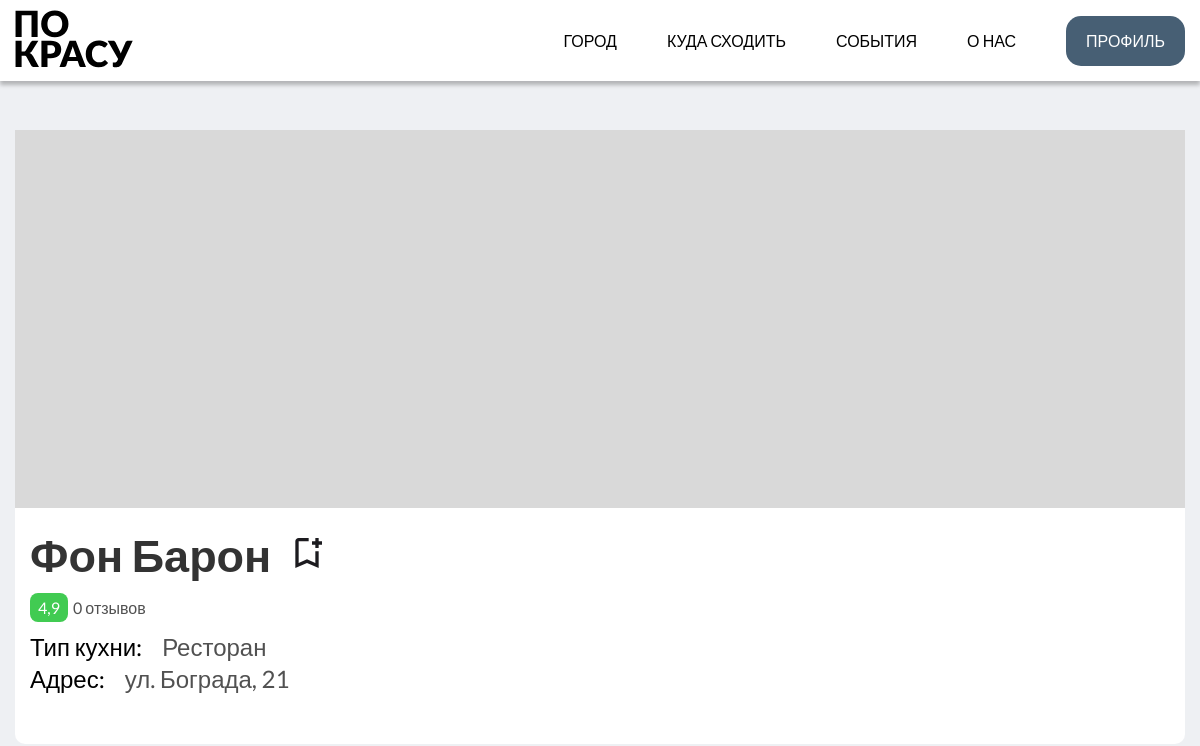
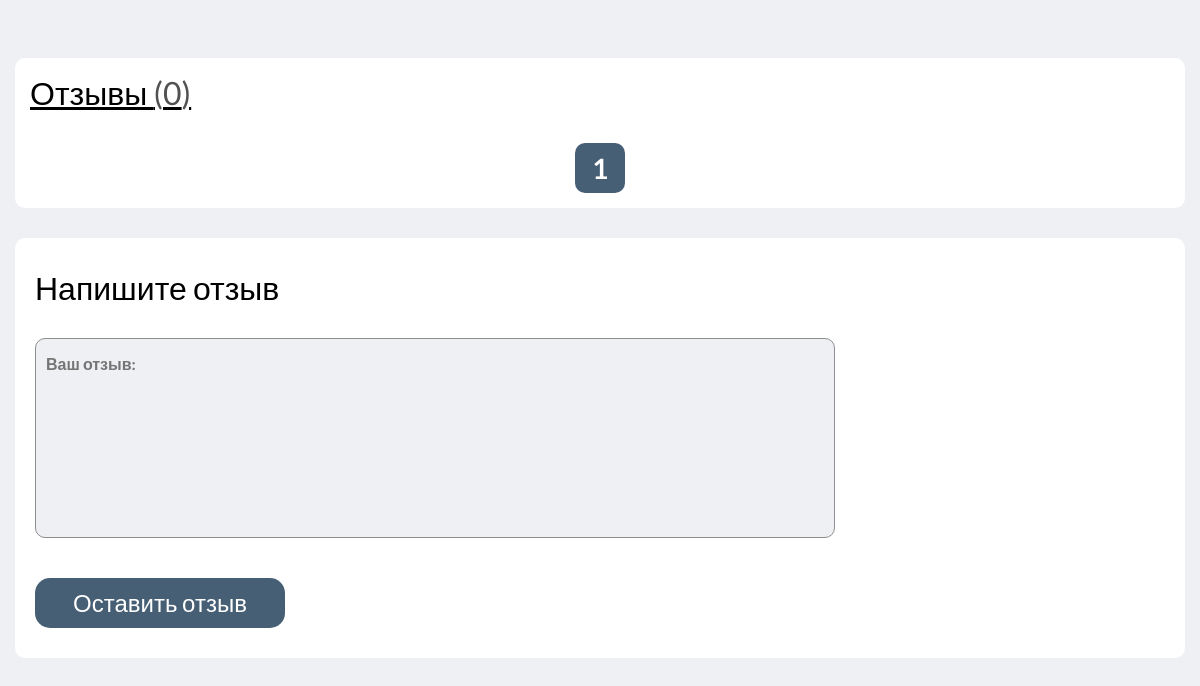
The app's page /restaurants/1/reviews (signed in), older data (2 pictures, top to bottom).
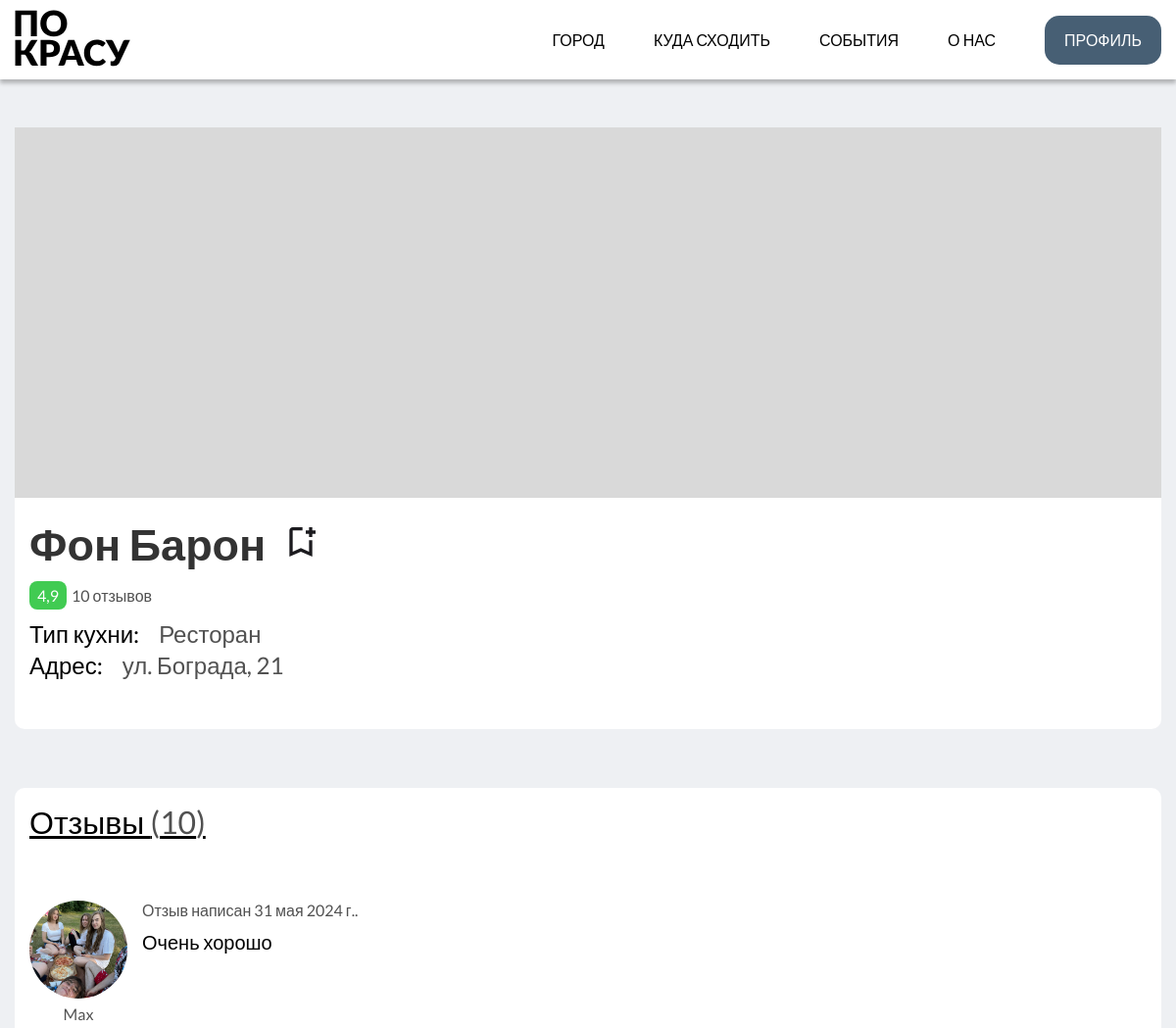
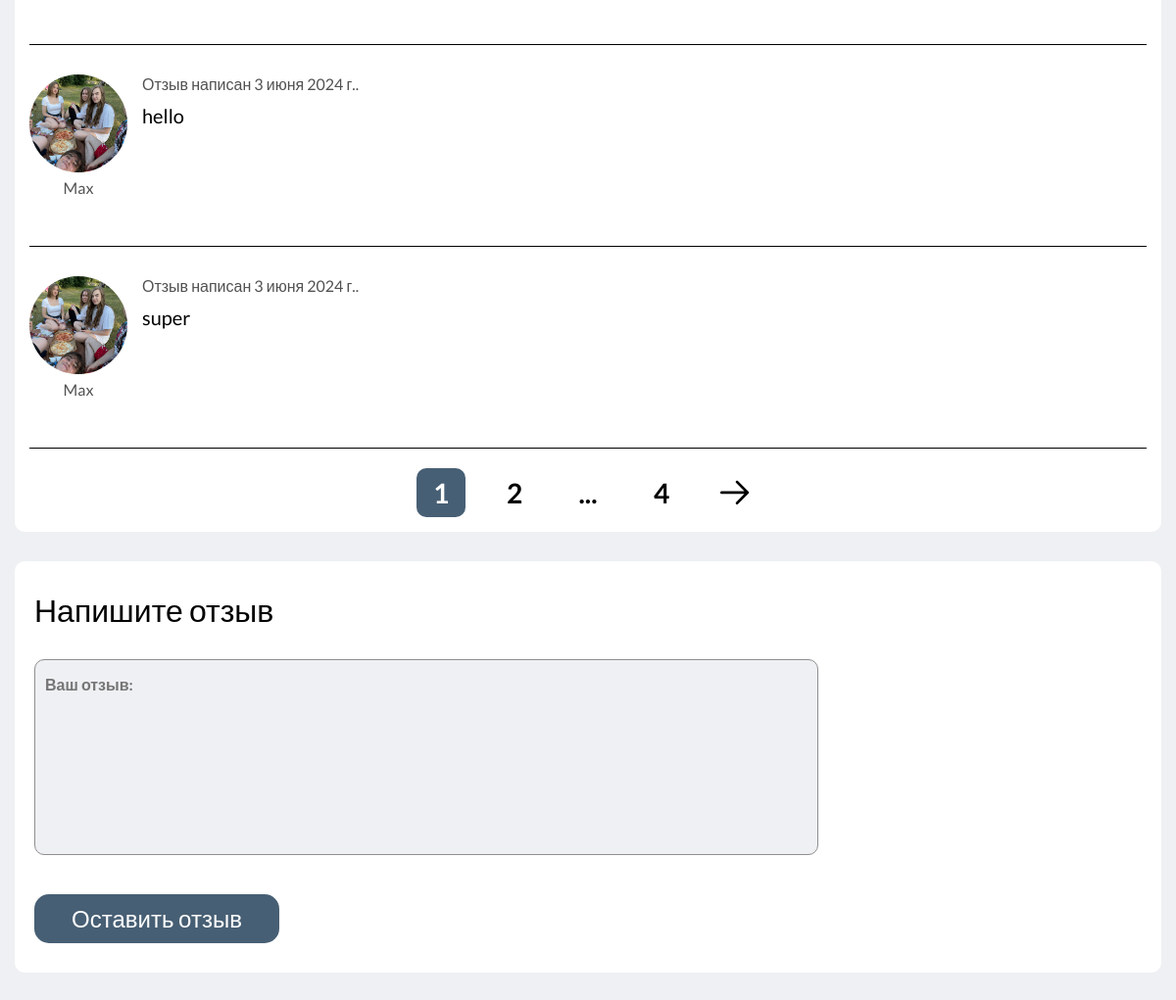
The same page, newer data (2 pictures, top to bottom).
### restaurants/models.py (models this page shows, shortened)
class Restaurant(models.Model):
    name = models.CharField(max_length=100)
    type = models.CharField(max_length=100)
    address = models.ForeignKey(Address, on_delete=models.DO_NOTHING)
    rating = models.FloatField(default=None, null=True)
    image = models.ImageField(upload_to='restaurants')
    class Meta:
        verbose_name = "Ресторан"
        verbose_name_plural = "Рестораны"

class Address(models.Model):
    address = models.CharField(max_length=100)
    def __str__(self):
        return self.address
    class Meta:
        verbose_name = 'Адрес'
        verbose_name_plural = 'Адреса'

class Review(models.Model):
    restaurant = models.ForeignKey(Restaurant, on_delete=models.DO_NOTHING)
    user = models.ForeignKey(User, on_delete=models.DO_NOTHING)
    text = models.TextField(max_length=500)
    date = models.DateField(default=timezone.now)
    class Meta:
        verbose_name = "Отзыв"
        verbose_name_plural = "Отзывы"

### user_auth/models.py (models this page shows, shortened)
class User(AbstractUser):
    first_name = models.CharField(max_length=50, blank=True)
    city = models.CharField(max_length=50, blank=True)
    about = models.CharField(max_length=200, blank=True)
    img = models.ImageField(upload_to='user/', blank=True)
    class Meta:
        db_table = 'user'
        verbose_name = 'Пользователь'
        verbose_name_plural = 'Пользователи'

### restaurants/views.py (the view)
# urls.py: path('/<int:restaurant_id>/', views.restaurant_page, name='restaurant_page'),
def restaurant_page(request, restaurant_id, page=1):
    restaurant = Restaurant.objects.get(pk=restaurant_id)
    user = User.objects.get(pk=request.user.id)
    reviews = Review.objects.filter(restaurant_id=restaurant_id)
    reviews_count = reviews.count()
    paginator = Paginator(reviews, 3)
    form = ReviewForm()
    if request.method == "POST":
        review = Review(restaurant=restaurant, user=user, text=request.POST["text"])
        review.save()
        return redirect('restaurant_page', restaurant_id)
    print(restaurant.name)
    return render(request, "restaurants/restaurant_page.html", {
        "restaurant":restaurant,
        "form":form,
        "reviews":reviews,
        "reviews_count":reviews_count,
        "paginator":paginator,
        "page":paginator.page(page),
    })

### restaurants/forms.py
class ReviewForm(forms.ModelForm):
    text = forms.CharField(widget=Textarea(attrs={'placeholder': 'Ваш отзыв:'}))
    class Meta:
        model = Review
        fields = ['text']

### restaurants/templates/restaurants/restaurant_page.html (shortened to what this page needs)
{% load static %}
<!DOCTYPE html>
<html lang="ru">
<head>
    <link rel="stylesheet" href="{% static 'restaurants/css/style.css' %}">
</head>
<body>
    <header>
        <div class="wrapper">
            <div class="header">
                <a href="{% url 'main_page' %}"><img src="{% static 'main_page/img/logo.svg' %}" alt=""></a>
                <ul class="nav_menu">
                    <li><a href="{% url 'main_page' %}">Город</a></li>
                    <li><a href="{% url 'restaurants' %}">Куда сходить</a></li>
                    <li><a href="{% url 'articles' %}">События</a></li>
                    <li><a href="">О нас</a></li>
                    {% if user.is_authenticated %}
                        <li><a class="login_btn" href="{% url 'profile' %}">Профиль</a></li>
                    {% else %}
                        <li><a class="login_btn" href="{% url 'login' %}">Вход/Регистрация </a></li>
                    {% endif %}
                </ul>
            </div>
        </div>
    </header>
    <section id="review">
        <div class="wrapper">
            <div class="review">
                <div class="header_rev">
                </div>
                <div class="restaurant_info">
                    <div class="details">
                        <h2>{{ restaurant.name }} <a href="{% url 'restaurant_page_fav' restaurant.id %}"></a></h2>
                        <p class="rating_p"><span>{{ restaurant.rating }}</span>{{ reviews_count }} отзывов</p>
                        <div class="details_info">
                            <p><span>Тип кухни:</span>{{ restaurant.type }}</p>
                            <p><span>Адрес:</span>{{ restaurant.address }}</p>
                        </div>
                    </div>
                </div>
                <div class="reviews">
                    <h2>Отзывы <span>({{ reviews_count }})</span></h2>
                    {% for review in page.object_list %}
                        <div class="reviews_content">
                        <div class="avatar">
                            <div class="avatar_img">
                                <img src="{{ review.user.img.url }}" alt="User Avatar">
                            </div>
                            <div class="user">{{ review.user.first_name }}</div>
                        </div>
                        <div class="reviews_content_info">
                            <div class="rev_rating">
                                <div class="date">Отзыв написан {{ review.date }}.</div>
                            </div>
                            <div class="text">{{ review.text }}</div>
                        </div>
                    </div>
                    {% endfor %}
                    <div class="croshka">
                        <button class="active_btn">{{ page.number }}</button>
                        {% if page.number != last_page and page.has_next %}
                            <a href="{% url 'restaurant_page_with_review' restaurant.id page.next_page_number %}">
                                    <button>{{ page.next_page_number }}</button>
                            </a>
                        {% endif %}
                        {% if page.number != paginator.num_pages %}
                            {% if page.next_page_number != paginator.num_pages %}
                                <button>...</button>
                            {% endif %}
                            {% if page.next_page_number != paginator.num_pages %}
                                <a href="{% url 'restaurant_page_with_review' restaurant.id paginator.num_pages %}">
                                    <button>{{ paginator.num_pages }}</button>
                                </a>
                            {% endif %}
                        {% endif %}
                        {% if page.number != paginator.num_pages and page.has_next %}
                            <a href="{% url 'restaurant_page_with_review' restaurant.id page.next_page_number %}">
                                <button><img src="{% static 'restaurants/img/arrow_right.svg' %}" alt=""></button>
                            </a>
                        {% endif %}
                    </div>
                </div>
            </div>
            <form class="review_add" method="post">
                <h3>Напишите отзыв</h3>
                {{ form.text }}
                <button type="submit" class="login_btn">Оставить отзыв</button>
            </form>
        </div>
    </section>
</body>
</html>

### restaurants/static/restaurants/css/style.css (style rules this page uses)
* { margin: 0; padding: 0; box-sizing: border-box; text-decoration: none; list-style: none; outline: none; font-family: "Lato", sans-serif; }
body { background-color: #fff; color: #333; }
.wrapper { width: 100%; max-width: 1170px; margin: 0 auto; }
form { display: flex; flex-direction: column; width: 470px; gap: 10px; }
.rating_p { color: #515151; font-size: 16px; font-weight: 400; display: flex; align-items: center; }
.rating_p span { padding: 5px 8px; background: #41CB52; color: #fff; font-size: 16px; font-weight: 400; border-radius: 8px; margin-right: 5px; }
header { z-index: 999; width: 100%; padding: 10px 0; position: fixed; background: #FFFFFF; box-shadow: 0px 4px 4px rgba(0, 0, 0, 0.25); }
.header { display: flex; align-items: center; justify-content: space-between; }
.header ul { display: flex; align-items: center; gap: 50px; }
.login_btn { width: 100%; height: 50px; display: flex; align-items: center; justify-content: center; color: #fff !important; font-size: 24px; border-radius: 15px; background: #475F74; padding: 0 20px; }
.header ul li a { display: flex; align-items: center; font-size: 16px; font-weight: 500; text-transform: uppercase; color: #000; gap: 5px; }
h2 { font-size: 45px; font-weight: 700; margin-bottom: 20px; }
.croshka { display: flex; align-items: center; gap: 25px; justify-content: center; }
.croshka button { width: 50px; height: 50px; display: flex; align-items: center; justify-content: center; background: #fff; border-radius: 10px; color: #000; border: none; outline: none; cursor: pointer; font-size: 28px; font-weight: 600; }
.croshka .active_btn { background: #475F74; color: #fff; }
#review { padding: 130px 0 150px; min-height: 100vh; background: #EEF0F3; }
.review { display: flex; flex-direction: column; }
.header_rev { width: 100%; height: 378px; background: #d9d9d9; display: flex; align-items: center; justify-content: center; color: #000; font-size: 48px; font-weight: 700; }
.restaurant_info { background: #fff; padding: 20px 15px 50px 15px; border-radius: 0 0 10px 10px; margin-bottom: 60px; }
.details h2 { display: flex; align-items: flex-end; gap: 16px; margin: 0 0 10px 0; line-height: normal; }
.details_info { display: flex; flex-direction: column; gap: 2px; margin-top: 10px; }
.details_info p { font-size: 24px; font-weight: 400; color: #515151; display: flex; align-items: center; gap: 20px; }
.details_info p span { color: #000; }
.reviews { background: #fff; border-radius: 10px; padding: 15px; }
.reviews h2 { font-weight: 400; font-size: 32px; text-decoration: underline; color: #000; margin-bottom: 30px; }
.reviews h2 span { color: #515151; }
.reviews_content { display: flex; gap: 15px; padding-top: 30px; padding-bottom: 50px; border-bottom: 1px solid #000; }
.reviews_content .avatar { display: flex; flex-direction: column; align-items: center; gap: 6px; }
.reviews_content .avatar .avatar_img { width: 100px; height: 100px; border-radius: 100px; background: #D9D9D9; overflow: hidden; object-fit: cover; }
.reviews_content .avatar .avatar_img img { width: 100%; height: 100%; object-fit: cover; }
.reviews_content .avatar .user { font-size: 16px; font-weight: 500; color: #525252; }
.reviews_content_info { display: flex; flex-direction: column; gap: 10px; }
.rev_rating { display: flex; align-items: center; gap: 8px; }
.rev_rating .date { font-size: 16px; font-weight: 400; color: #515151; }
.reviews_content_info .text { color: #000; font-weight: 400; font-size: 20px; max-width: 830px; }
.review .croshka { margin-top: 20px; }
.review_add { display: flex; flex-direction: column; width: 100%; background: #fff; border-radius: 10px; padding: 30px 20px; margin-top: 30px; }
.review_add h3 { font-size: 32px; font-weight: 400; color: #000; margin-bottom: 20px; }
.review_add textarea { max-width: 800px; height: 200px; border: 1px #8e8e8e solid; border-radius: 10px; background: #eef0f3; resize: none; padding: 15px 10px; font-size: 16px; font-weight: 600; color: #000; margin-bottom: 30px; }
.review_add .login_btn { max-width: 250px; outline: none; border: none; }

Row changes from the older to the newer data that the page shows:
added Review: user.img (picture), user.first_name "Max", date "31 мая 2024 г.", text "Очень хорошо"
added Review: user.img (picture), user.first_name "Max", date "3 июня 2024 г.", text "hello"
added Review: user.img (picture), user.first_name "Max", date "3 июня 2024 г.", text "super"
Text that changed along with them:
{{ reviews_count }}: "0" → "10"
{{ page.next_page_number }}: (not shown) → "2"
{{ paginator.num_pages }}: (not shown) → "4"
